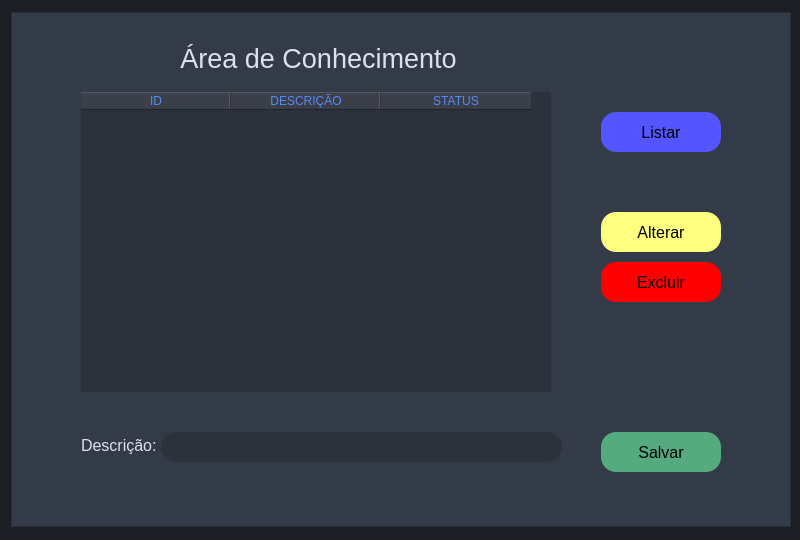
<?xml version="1.0" encoding="UTF-8"?>
<ui version="4.0">
 <class>Form</class>
 <widget class="QWidget" name="Form">
  <property name="windowModality">
   <enum>Qt::ApplicationModal</enum>
  </property>
  <property name="geometry">
   <rect>
    <x>0</x>
    <y>0</y>
    <width>800</width>
    <height>540</height>
   </rect>
  </property>
  <property name="minimumSize">
   <size>
    <width>800</width>
    <height>540</height>
   </size>
  </property>
  <property name="maximumSize">
   <size>
    <width>800</width>
    <height>540</height>
   </size>
  </property>
  <property name="windowTitle">
   <string>Área de Conhecimento</string>
  </property>
  <property name="styleSheet">
   <string notr="true">background-color: rgb(27, 30, 35);</string>
  </property>
  <layout class="QGridLayout" name="gridLayout">
   <item row="0" column="0">
    <widget class="QFrame" name="frame_cadastro">
     <property name="minimumSize">
      <size>
       <width>780</width>
       <height>515</height>
      </size>
     </property>
     <property name="maximumSize">
      <size>
       <width>780</width>
       <height>515</height>
      </size>
     </property>
     <property name="styleSheet">
      <string notr="true">background-color: rgb(52, 59, 72);</string>
     </property>
     <property name="frameShape">
      <enum>QFrame::StyledPanel</enum>
     </property>
     <property name="frameShadow">
      <enum>QFrame::Raised</enum>
     </property>
     <widget class="QLabel" name="label_titulo">
      <property name="geometry">
       <rect>
        <x>77</x>
        <y>30</y>
        <width>461</width>
        <height>33</height>
       </rect>
      </property>
      <property name="font">
       <font>
        <pointsize>20</pointsize>
       </font>
      </property>
      <property name="styleSheet">
       <string notr="true">color: rgb(220, 225, 236);</string>
      </property>
      <property name="text">
       <string>Área de Conhecimento</string>
      </property>
      <property name="alignment">
       <set>Qt::AlignCenter</set>
      </property>
     </widget>
     <widget class="QPushButton" name="btnSalvar">
      <property name="geometry">
       <rect>
        <x>590</x>
        <y>420</y>
        <width>120</width>
        <height>40</height>
       </rect>
      </property>
      <property name="minimumSize">
       <size>
        <width>120</width>
        <height>40</height>
       </size>
      </property>
      <property name="maximumSize">
       <size>
        <width>120</width>
        <height>40</height>
       </size>
      </property>
      <property name="font">
       <font>
        <pointsize>12</pointsize>
       </font>
      </property>
      <property name="styleSheet">
       <string notr="true">QPushButton{
background-color: rgb(85, 170, 127);
border:0px solid;
border-radius:15px;
}
QPushButton:hover{
border-radius:15px;
border-style:outset;
border-width:1px;
border-color:gray;
background-color: rgb(85, 200, 255);
}
QPushButton:pressed{
border-radius:15px;
border-style:outset;
border-width:1px;
border-color:white;
background-color: rgb(85, 170, 255);
}</string>
      </property>
      <property name="text">
       <string>Salvar</string>
      </property>
     </widget>
     <widget class="QPushButton" name="btnAlterar">
      <property name="geometry">
       <rect>
        <x>590</x>
        <y>200</y>
        <width>120</width>
        <height>40</height>
       </rect>
      </property>
      <property name="minimumSize">
       <size>
        <width>120</width>
        <height>40</height>
       </size>
      </property>
      <property name="maximumSize">
       <size>
        <width>120</width>
        <height>40</height>
       </size>
      </property>
      <property name="font">
       <font>
        <pointsize>12</pointsize>
       </font>
      </property>
      <property name="styleSheet">
       <string notr="true">QPushButton{
border-radius:15px;
border:0px solid;
	background-color: rgb(255, 255, 127);
}
QPushButton:hover{
border-radius:15px;
border-style:outset;
border-width:1px;
border-color:gray;
background-color: rgb(85, 200, 255);
}
QPushButton:pressed{
border-radius:15px;
border-style:outset;
border-width:1px;
border-color:white;
background-color: rgb(85, 170, 255);
}</string>
      </property>
      <property name="text">
       <string>Alterar</string>
      </property>
     </widget>
     <widget class="QPushButton" name="btnExcluir">
      <property name="geometry">
       <rect>
        <x>590</x>
        <y>250</y>
        <width>120</width>
        <height>40</height>
       </rect>
      </property>
      <property name="minimumSize">
       <size>
        <width>120</width>
        <height>40</height>
       </size>
      </property>
      <property name="maximumSize">
       <size>
        <width>120</width>
        <height>40</height>
       </size>
      </property>
      <property name="font">
       <font>
        <pointsize>12</pointsize>
       </font>
      </property>
      <property name="styleSheet">
       <string notr="true">QPushButton{
border-radius:15px;
border:0px solid;
	background-color: rgb(255, 0, 0);
}
QPushButton:hover{
border-radius:15px;
border-style:outset;
border-width:1px;
border-color:gray;
background-color: rgb(85, 200, 255);
}
QPushButton:pressed{
border-radius:15px;
border-style:outset;
border-width:1px;
border-color:white;
background-color: rgb(85, 170, 255);
}</string>
      </property>
      <property name="text">
       <string>Excluir</string>
      </property>
     </widget>
     <widget class="QLabel" name="label_2">
      <property name="geometry">
       <rect>
        <x>70</x>
        <y>410</y>
        <width>76</width>
        <height>46</height>
       </rect>
      </property>
      <property name="font">
       <font>
        <pointsize>12</pointsize>
       </font>
      </property>
      <property name="styleSheet">
       <string notr="true">color: rgb(220, 225, 236);</string>
      </property>
      <property name="text">
       <string>Descrição:</string>
      </property>
     </widget>
     <widget class="QLineEdit" name="lineEdit">
      <property name="geometry">
       <rect>
        <x>150</x>
        <y>420</y>
        <width>401</width>
        <height>30</height>
       </rect>
      </property>
      <property name="minimumSize">
       <size>
        <width>0</width>
        <height>30</height>
       </size>
      </property>
      <property name="maximumSize">
       <size>
        <width>16777215</width>
        <height>30</height>
       </size>
      </property>
      <property name="font">
       <font>
        <pointsize>12</pointsize>
       </font>
      </property>
      <property name="styleSheet">
       <string notr="true">background-color: rgb(44, 49, 60);
color: rgb(86, 138, 242);
border:0px solid;
border-radius:15px;</string>
      </property>
      <property name="alignment">
       <set>Qt::AlignCenter</set>
      </property>
     </widget>
     <widget class="QPushButton" name="btnListar">
      <property name="geometry">
       <rect>
        <x>590</x>
        <y>100</y>
        <width>120</width>
        <height>40</height>
       </rect>
      </property>
      <property name="minimumSize">
       <size>
        <width>120</width>
        <height>40</height>
       </size>
      </property>
      <property name="maximumSize">
       <size>
        <width>120</width>
        <height>40</height>
       </size>
      </property>
      <property name="font">
       <font>
        <pointsize>12</pointsize>
       </font>
      </property>
      <property name="styleSheet">
       <string notr="true">QPushButton{
border-radius:15px;
border:0px solid;
	background-color: rgb(85, 85, 255);
}
QPushButton:hover{
border-radius:15px;
border-style:outset;
border-width:1px;
border-color:gray;
background-color: rgb(85, 200, 255);
}
QPushButton:pressed{
border-radius:15px;
border-style:outset;
border-width:1px;
border-color:white;
background-color: rgb(85, 170, 255);
}</string>
      </property>
      <property name="text">
       <string>Listar</string>
      </property>
     </widget>
     <widget class="QTableWidget" name="tableWidget">
      <property name="geometry">
       <rect>
        <x>70</x>
        <y>80</y>
        <width>470</width>
        <height>300</height>
       </rect>
      </property>
      <property name="minimumSize">
       <size>
        <width>470</width>
        <height>300</height>
       </size>
      </property>
      <property name="maximumSize">
       <size>
        <width>470</width>
        <height>300</height>
       </size>
      </property>
      <property name="styleSheet">
       <string notr="true">color: rgb(86, 138, 242);
border:0px solid;
background-color: rgb(44, 49, 60);</string>
      </property>
      <property name="textElideMode">
       <enum>Qt::ElideMiddle</enum>
      </property>
      <attribute name="horizontalHeaderDefaultSectionSize">
       <number>150</number>
      </attribute>
      <attribute name="horizontalHeaderMinimumSectionSize">
       <number>30</number>
      </attribute>
      <attribute name="verticalHeaderMinimumSectionSize">
       <number>30</number>
      </attribute>
      <column>
       <property name="text">
        <string>ID</string>
       </property>
       <property name="textAlignment">
        <set>AlignCenter</set>
       </property>
      </column>
      <column>
       <property name="text">
        <string>DESCRIÇÃO</string>
       </property>
       <property name="textAlignment">
        <set>AlignCenter</set>
       </property>
      </column>
      <column>
       <property name="text">
        <string>STATUS</string>
       </property>
       <property name="textAlignment">
        <set>AlignCenter</set>
       </property>
      </column>
     </widget>
    </widget>
   </item>
  </layout>
 </widget>
 <resources/>
 <connections/>
</ui>
